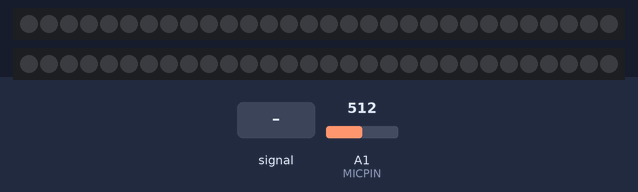
The sketch below on a simulated ATtiny85, built with avr-gcc and run on an emulated ATtiny85. Parts: 2 × 30 RGB LEDs in strip order, left to right. The inputs (shaded band) are chosen by the test bench; at power-on: A1 (MICPIN) = 512. The strip is taken to match the declared colour order; random numbers use the default seed unless the sketch sets one.

Above: at 2.2 s.
2.3 s: A1 (MICPIN) fed a 200 Hz sine of ±81 counts around its level
At 3.86 s:
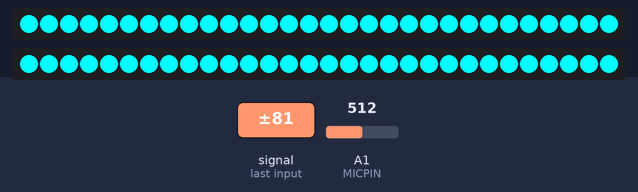
4.0 s: A1 (MICPIN) fed a 1000 Hz sine of ±255 counts around its level
At 4.2 s:
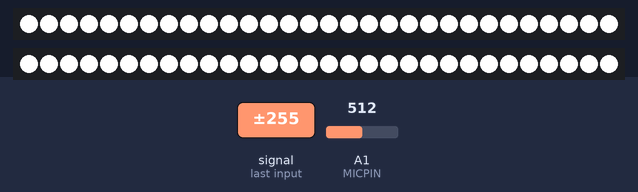
7.0 s: A1 (MICPIN) set to 716
At 8.23 s:
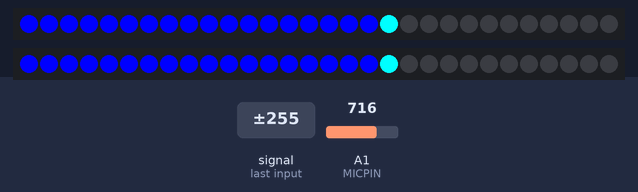

Measured:
- after the input at 2.3 s, the LEDs: first change after 0.06 s (image 1 shows a later state)

The sketch:

neopixel_sound_cloud.ino
```cpp
/*
Sound Cloud - Sound Activated Thundercloud.

keywords: attiny85, microphone, neopixel, thundercloud, art, arduino

David Kirwan - https://github.com/davidkirwan
USB -> UART TTL Serial: https://www.aliexpress.com/item/CJMCU-CP2102-MICRO-USB-to-UART-TTL-Module-6Pin-Serial-Converter-UART-STC-Replace-FT232-NEW/32499746290.html
Microphone module: https://www.aliexpress.com/item/High-Sensitivity-Sound-Microphone-Sensor-Detection-Module-For-Arduino-AVR-PIC/1540010132.html
*/

#include <Adafruit_NeoPixel.h>
//#include <SoftwareSerial.h>


#define MICPIN         A1
#define NEOPIXELPIN    0
#define NEOPIXELPIN2   3
#define NUMPIXELS      30
//#define RX             3
//#define TX             4

int peakhigh = 0;
int peaklow = 1023;
int peak = 0;
int threshold = 0;
int lvl = 0;
int counter = 0;
int val = 0;
int diff = 0;


Adafruit_NeoPixel pixels = Adafruit_NeoPixel(NUMPIXELS, NEOPIXELPIN, NEO_RGB + NEO_KHZ800); //NEO_KHZ800);
Adafruit_NeoPixel pixels2 = Adafruit_NeoPixel(NUMPIXELS, NEOPIXELPIN2, NEO_RGB + NEO_KHZ800); //NEO_KHZ800);
//SoftwareSerial mySerial(RX, TX);


void lightning_flash(int lvl){
  int r = random(0, 4);
  for(int i=0; i<lvl; i++){
    // GRB
    switch(r){
      case 0:
        pixels.setPixelColor(i, 255, 255, 255); // White
        pixels2.setPixelColor(i, 255, 255, 255); // White
        break;
      case 1:
        pixels.setPixelColor(i, 0, 255, 255); // Purple
        pixels2.setPixelColor(i, 0, 255, 255); // Purple
        break;
      case 2:
        pixels.setPixelColor(i, 0, 0, 255); // Blue
        pixels2.setPixelColor(i, 0, 0, 255); // Blue
        break;
      case 3:
        //pixels.setPixelColor(i, 255, 255, 0); // Yellow
        //pixels.setPixelColor(i, 255, 0, 0); // Green
        pixels.setPixelColor(i, 255, 0, 255); // Cyan
        pixels2.setPixelColor(i, 255, 0, 255); // Cyan
        break;
      case 4:
        pixels.setPixelColor(i, 0, 255, 0); // Red
        pixels2.setPixelColor(i, 0, 255, 0); // Red
        break;
    }
  }

  for(int i=NUMPIXELS-1; i>lvl; i--){
    pixels.setPixelColor(i, 0, 0, 0);
    pixels2.setPixelColor(i, 0, 0, 0);
  }
  pixels.show(); // This sends the updated pixel color to the hardware.
  pixels2.show(); // This sends the updated pixel color to the hardware.
}


void setup(){
  //mySerial.begin(9600);
  pixels.begin(); // This initializes the NeoPixel library.
  pixels.show(); // Initiates the strip to off
  pixels2.begin();
  pixels2.show();
  delay(1000);
  //mySerial.println("setup");
}

void loop(){
  if(counter == 50){
    counter = 0;
    if(peakhigh != peaklow){
      peakhigh = threshold;
      peaklow = threshold;
    }
  }

  peak = 0;
  lvl = 0;
  val = 0;
  diff = 0;
  peak = analogRead(MICPIN);

  if(peak > peakhigh){
    peakhigh = peak;
  }

  if(peak < peaklow){
    peaklow = peak;
  }

  threshold = ((peakhigh + peaklow) / 2);

  if(peak >= threshold){
    diff = abs(peakhigh - threshold);
  } else{
    diff = abs(peaklow - threshold);
  }

  val = abs(peak - threshold);
  lvl = map(val, 0, diff, 0, NUMPIXELS);


  if(lvl < 0 || peakhigh == peaklow){ lvl = 0; } // the map function was returning negative numbers..


  if(diff <= 2 && lvl >= NUMPIXELS/4){
    lvl = NUMPIXELS/10;
  }

  if(diff <= 4 && lvl >= NUMPIXELS/2){
    lvl = NUMPIXELS/4;
  }

  /*
  if(counter % 2 == 0){
    mySerial.print(peaklow);
    mySerial.print(", ");
    mySerial.print(peakhigh);
    mySerial.print(", ");
    mySerial.print(peak);
    mySerial.print(", ");
    mySerial.print(threshold);
    mySerial.print(", ");
    mySerial.println(lvl);
  }
  */

  lightning_flash(lvl);
  delay(50);

  counter += 1;
}
```
